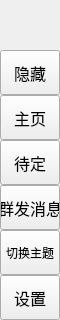
        <widget class="QFrame" name="leftMenuBg">
         <property name="minimumSize">
          <size>
           <width>60</width>
           <height>0</height>
          </size>
         </property>
         <property name="maximumSize">
          <size>
           <width>60</width>
           <height>16777215</height>
          </size>
         </property>
         <property name="frameShape">
          <enum>QFrame::NoFrame</enum>
         </property>
         <property name="frameShadow">
          <enum>QFrame::Raised</enum>
         </property>
         <layout class="QVBoxLayout" name="verticalLayout_3">
          <property name="spacing">
           <number>0</number>
          </property>
          <property name="leftMargin">
           <number>0</number>
          </property>
          <property name="topMargin">
           <number>0</number>
          </property>
          <property name="rightMargin">
           <number>0</number>
          </property>
          <property name="bottomMargin">
           <number>0</number>
          </property>
          <item>
           <widget class="QFrame" name="topLogoInfo">
            <property name="minimumSize">
             <size>
              <width>0</width>
              <height>50</height>
             </size>
            </property>
            <property name="maximumSize">
             <size>
              <width>16777215</width>
              <height>50</height>
             </size>
            </property>
            <property name="frameShape">
             <enum>QFrame::NoFrame</enum>
            </property>
            <property name="frameShadow">
             <enum>QFrame::Raised</enum>
            </property>
            <widget class="QFrame" name="topLogo">
             <property name="geometry">
              <rect>
               <x>10</x>
               <y>5</y>
               <width>42</width>
               <height>42</height>
              </rect>
             </property>
             <property name="minimumSize">
              <size>
               <width>42</width>
               <height>42</height>
              </size>
             </property>
             <property name="maximumSize">
              <size>
               <width>42</width>
               <height>42</height>
              </size>
             </property>
             <property name="frameShape">
              <enum>QFrame::NoFrame</enum>
             </property>
             <property name="frameShadow">
              <enum>QFrame::Raised</enum>
             </property>
            </widget>
            <widget class="QLabel" name="titleLeftApp">
             <property name="geometry">
              <rect>
               <x>70</x>
               <y>8</y>
               <width>160</width>
               <height>20</height>
              </rect>
             </property>
             <property name="toolTip">
              <string/>
             </property>
             <property name="styleSheet">
              <string notr="true"/>
             </property>
             <property name="text">
              <string>WeChatMass</string>
             </property>
             <property name="alignment">
              <set>Qt::AlignLeading|Qt::AlignLeft|Qt::AlignTop</set>
             </property>
            </widget>
            <widget class="QLabel" name="titleLeftDescription">
             <property name="geometry">
              <rect>
               <x>70</x>
               <y>27</y>
               <width>160</width>
               <height>16</height>
              </rect>
             </property>
             <property name="maximumSize">
              <size>
               <width>16777215</width>
               <height>16</height>
              </size>
             </property>
             <property name="font">
              <font>
               <family>Microsoft YaHei UI</family>
               <pointsize>9</pointsize>
               <italic>false</italic>
               <bold>false</bold>
              </font>
             </property>
             <property name="styleSheet">
              <string notr="true">font: 9pt &quot;Microsoft YaHei UI&quot;;</string>
             </property>
             <property name="text">
              <string>遥遥领先</string>
             </property>
             <property name="alignment">
              <set>Qt::AlignLeading|Qt::AlignLeft|Qt::AlignTop</set>
             </property>
            </widget>
           </widget>
          </item>
          <item>
           <widget class="QFrame" name="leftMenuFrame">
            <property name="styleSheet">
             <string notr="true">font: 12pt &quot;Microsoft YaHei UI&quot;;</string>
            </property>
            <property name="frameShape">
             <enum>QFrame::NoFrame</enum>
            </property>
            <property name="frameShadow">
             <enum>QFrame::Raised</enum>
            </property>
            <layout class="QVBoxLayout" name="verticalMenuLayout">
             <property name="spacing">
              <number>0</number>
             </property>
             <property name="leftMargin">
              <number>0</number>
             </property>
             <property name="topMargin">
              <number>0</number>
             </property>
             <property name="rightMargin">
              <number>0</number>
             </property>
             <property name="bottomMargin">
              <number>0</number>
             </property>
             <item>
              <widget class="QFrame" name="toggleBox">
               <property name="maximumSize">
                <size>
                 <width>16777215</width>
                 <height>45</height>
                </size>
               </property>
               <property name="frameShape">
                <enum>QFrame::NoFrame</enum>
               </property>
               <property name="frameShadow">
                <enum>QFrame::Raised</enum>
               </property>
               <layout class="QVBoxLayout" name="verticalLayout_4">
                <property name="spacing">
                 <number>0</number>
                </property>
                <property name="leftMargin">
                 <number>0</number>
                </property>
                <property name="topMargin">
                 <number>0</number>
                </property>
                <property name="rightMargin">
                 <number>0</number>
                </property>
                <property name="bottomMargin">
                 <number>0</number>
                </property>
                <item>
                 <widget class="QPushButton" name="toggleButton">
                  <property name="sizePolicy">
                   <sizepolicy hsizetype="Expanding" vsizetype="Fixed">
                    <horstretch>0</horstretch>
                    <verstretch>0</verstretch>
                   </sizepolicy>
                  </property>
                  <property name="minimumSize">
                   <size>
                    <width>0</width>
                    <height>45</height>
                   </size>
                  </property>
                  <property name="font">
                   <font>
                    <family>Microsoft YaHei UI</family>
                    <pointsize>12</pointsize>
                    <italic>false</italic>
                    <bold>false</bold>
                   </font>
                  </property>
                  <property name="cursor">
                   <cursorShape>PointingHandCursor</cursorShape>
                  </property>
                  <property name="layoutDirection">
                   <enum>Qt::LeftToRight</enum>
                  </property>
                  <property name="styleSheet">
                   <string notr="true">background-image: url(:/icons/icons/icon_menu.png);</string>
                  </property>
                  <property name="text">
                   <string>隐藏</string>
                  </property>
                 </widget>
                </item>
               </layout>
              </widget>
             </item>
             <item alignment="Qt::AlignTop">
              <widget class="QFrame" name="topMenu">
               <property name="styleSheet">
                <string notr="true"/>
               </property>
               <property name="frameShape">
                <enum>QFrame::NoFrame</enum>
               </property>
               <property name="frameShadow">
                <enum>QFrame::Raised</enum>
               </property>
               <layout class="QVBoxLayout" name="verticalLayout_8">
                <property name="spacing">
                 <number>0</number>
                </property>
                <property name="leftMargin">
                 <number>0</number>
                </property>
                <property name="topMargin">
                 <number>0</number>
                </property>
                <property name="rightMargin">
                 <number>0</number>
                </property>
                <property name="bottomMargin">
                 <number>0</number>
                </property>
                <item>
                 <widget class="QPushButton" name="btn_page_home">
                  <property name="sizePolicy">
                   <sizepolicy hsizetype="Expanding" vsizetype="Fixed">
                    <horstretch>0</horstretch>
                    <verstretch>0</verstretch>
                   </sizepolicy>
                  </property>
                  <property name="minimumSize">
                   <size>
                    <width>0</width>
                    <height>45</height>
                   </size>
                  </property>
                  <property name="font">
                   <font>
                    <family>Microsoft YaHei UI</family>
                    <pointsize>12</pointsize>
                    <italic>false</italic>
                    <bold>false</bold>
                   </font>
                  </property>
                  <property name="cursor">
                   <cursorShape>PointingHandCursor</cursorShape>
                  </property>
                  <property name="layoutDirection">
                   <enum>Qt::LeftToRight</enum>
                  </property>
                  <property name="styleSheet">
                   <string notr="true">background-image: url(:/icons/icons/cil-home.png);</string>
                  </property>
                  <property name="text">
                   <string>主页</string>
                  </property>
                 </widget>
                </item>
                <item>
                 <widget class="QPushButton" name="btn_page_pending">
                  <property name="minimumSize">
                   <size>
                    <width>0</width>
                    <height>45</height>
                   </size>
                  </property>
                  <property name="font">
                   <font>
                    <family>Microsoft YaHei UI</family>
                    <pointsize>12</pointsize>
                    <italic>false</italic>
                    <bold>false</bold>
                   </font>
                  </property>
                  <property name="cursor">
                   <cursorShape>PointingHandCursor</cursorShape>
                  </property>
                  <property name="styleSheet">
                   <string notr="true">background-image: url(:/icons/icons/friend.png);</string>
                  </property>
                  <property name="text">
                   <string>待定</string>
                  </property>
                 </widget>
                </item>
                <item>
                 <widget class="QPushButton" name="btn_page_msg">
                  <property name="sizePolicy">
                   <sizepolicy hsizetype="Expanding" vsizetype="Fixed">
                    <horstretch>0</horstretch>
                    <verstretch>0</verstretch>
                   </sizepolicy>
                  </property>
                  <property name="minimumSize">
                   <size>
                    <width>0</width>
                    <height>45</height>
                   </size>
                  </property>
                  <property name="font">
                   <font>
                    <family>Microsoft YaHei UI</family>
                    <pointsize>12</pointsize>
                    <italic>false</italic>
                    <bold>false</bold>
                   </font>
                  </property>
                  <property name="cursor">
                   <cursorShape>PointingHandCursor</cursorShape>
                  </property>
                  <property name="layoutDirection">
                   <enum>Qt::LeftToRight</enum>
                  </property>
                  <property name="styleSheet">
                   <string notr="true">background-image: url(:/icons/icons/cli-msg.png);</string>
                  </property>
                  <property name="text">
                   <string>群发消息</string>
                  </property>
                 </widget>
                </item>
               </layout>
              </widget>
             </item>
             <item alignment="Qt::AlignBottom">
              <widget class="QFrame" name="bottomMenu">
               <property name="frameShape">
                <enum>QFrame::NoFrame</enum>
               </property>
               <property name="frameShadow">
                <enum>QFrame::Raised</enum>
               </property>
               <layout class="QVBoxLayout" name="verticalLayout_9">
                <property name="spacing">
                 <number>0</number>
                </property>
                <property name="leftMargin">
                 <number>0</number>
                </property>
                <property name="topMargin">
                 <number>0</number>
                </property>
                <property name="rightMargin">
                 <number>0</number>
                </property>
                <property name="bottomMargin">
                 <number>0</number>
                </property>
                <item>
                 <widget class="QPushButton" name="toggleTheme">
                  <property name="sizePolicy">
                   <sizepolicy hsizetype="Expanding" vsizetype="Fixed">
                    <horstretch>0</horstretch>
                    <verstretch>0</verstretch>
                   </sizepolicy>
                  </property>
                  <property name="minimumSize">
                   <size>
                    <width>0</width>
                    <height>45</height>
                   </size>
                  </property>
                  <property name="cursor">
                   <cursorShape>PointingHandCursor</cursorShape>
                  </property>
                  <property name="toolTip">
                   <string/>
                  </property>
                  <property name="styleSheet">
                   <string notr="true">background-image: url(:/icons/icons/cli-switch-theme-1.png);</string>
                  </property>
                  <property name="text">
                   <string>切换主题</string>
                  </property>
                  <property name="checkable">
                   <bool>false</bool>
                  </property>
                 </widget>
                </item>
                <item>
                 <widget class="QPushButton" name="toggleLeftBox">
                  <property name="sizePolicy">
                   <sizepolicy hsizetype="Expanding" vsizetype="Fixed">
                    <horstretch>0</horstretch>
                    <verstretch>0</verstretch>
                   </sizepolicy>
                  </property>
                  <property name="minimumSize">
                   <size>
                    <width>0</width>
                    <height>45</height>
                   </size>
                  </property>
                  <property name="font">
                   <font>
                    <family>Microsoft YaHei UI</family>
                    <pointsize>12</pointsize>
                    <italic>false</italic>
                    <bold>false</bold>
                   </font>
                  </property>
                  <property name="cursor">
                   <cursorShape>PointingHandCursor</cursorShape>
                  </property>
                  <property name="layoutDirection">
                   <enum>Qt::LeftToRight</enum>
                  </property>
                  <property name="styleSheet">
                   <string notr="true">background-image: url(:/icons/icons/icon_settings.png);</string>
                  </property>
                  <property name="text">
                   <string>设置</string>
                  </property>
                 </widget>
                </item>
               </layout>
              </widget>
             </item>
            </layout>
           </widget>
          </item>
         </layout>
        </widget>
